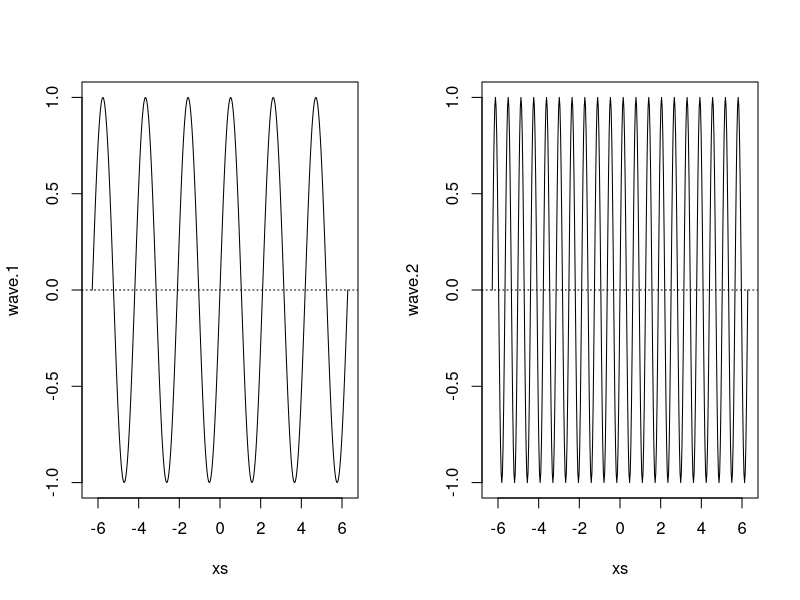
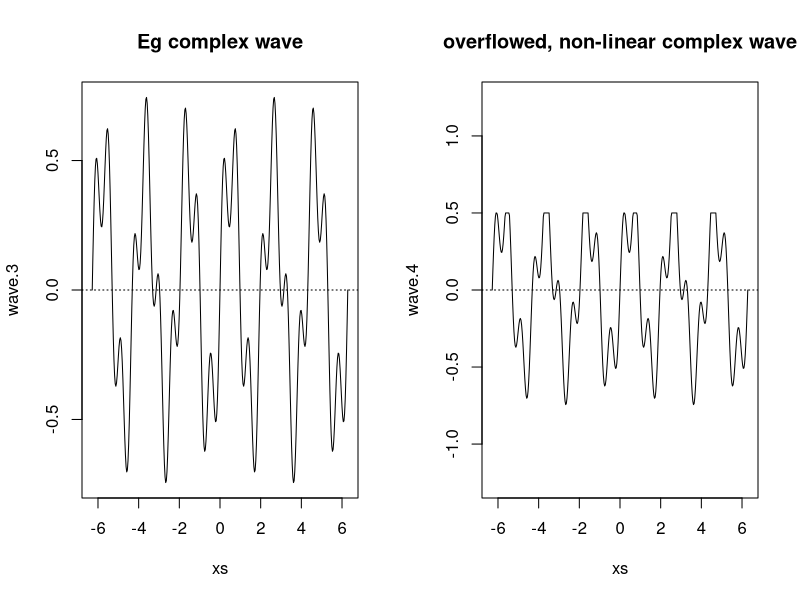
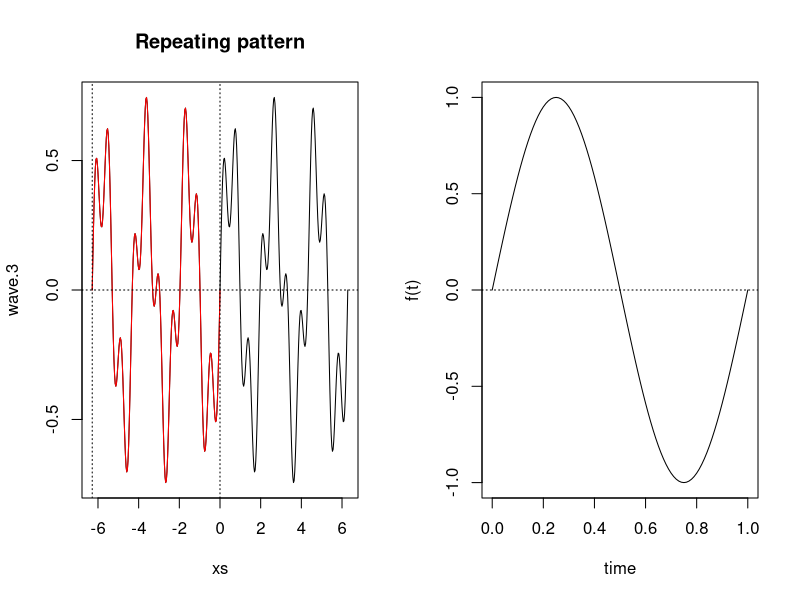
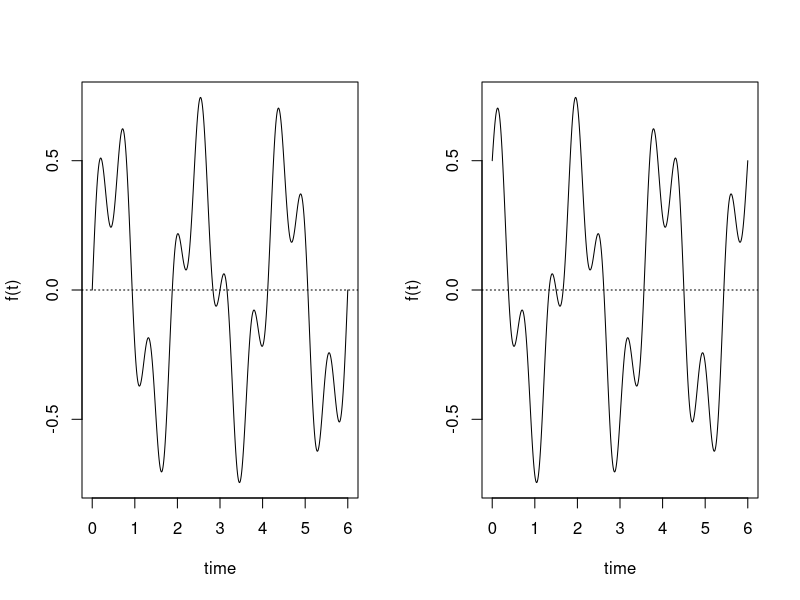
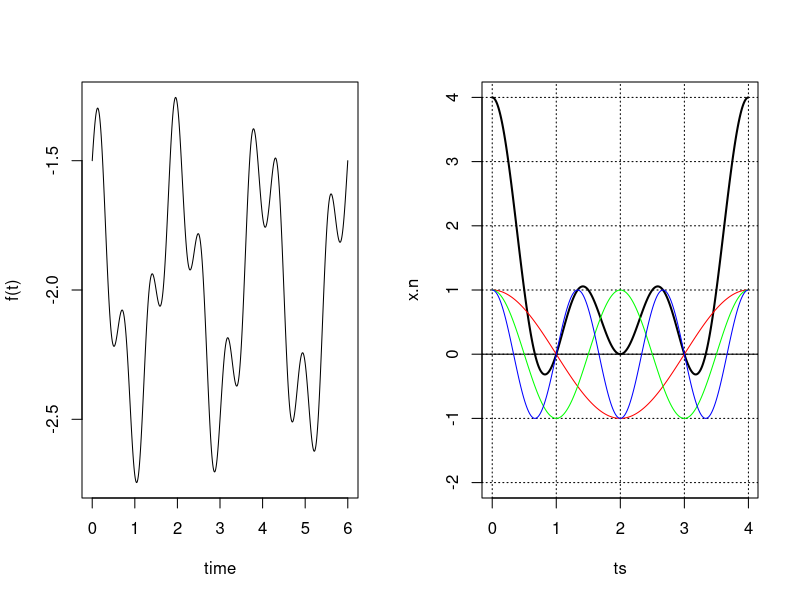
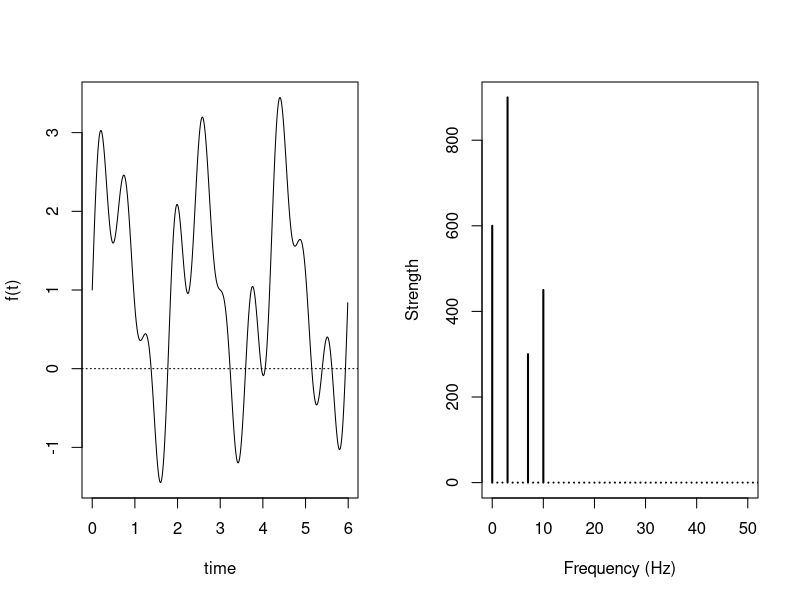
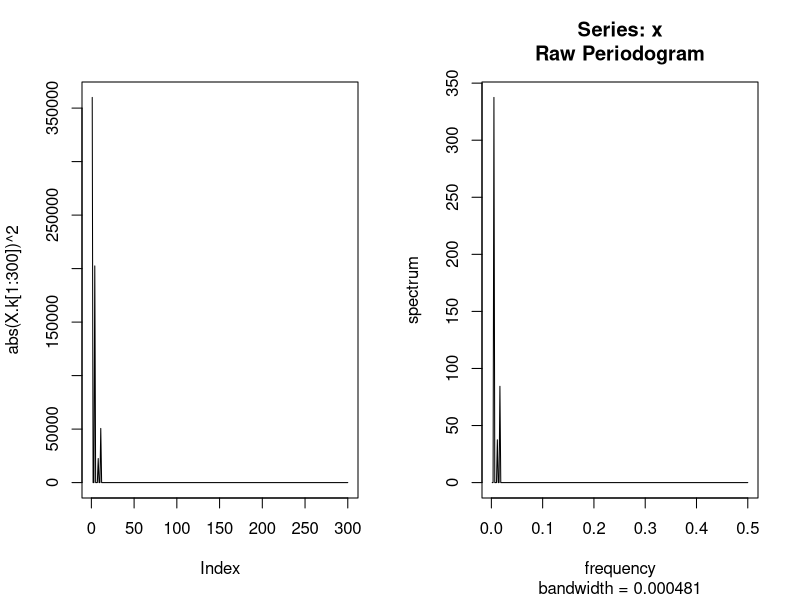
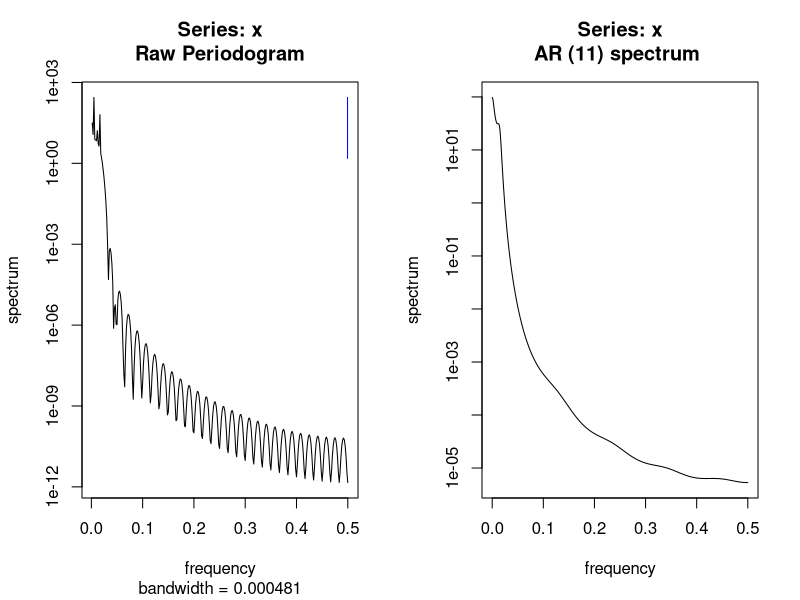

Recreate these plots in R, in order.
## ---- chunk 1
setwd("~/R/workspace/plant/script/exercise")

xs <- seq(-2*pi,2*pi,pi/100)
wave.1 <- sin(3*xs)
wave.2 <- sin(10*xs)
par(mfrow = c(1, 2))
plot(xs,wave.1,type="l",ylim=c(-1,1)); abline(h=0,lty=3)
plot(xs,wave.2,type="l",ylim=c(-1,1)); abline(h=0,lty=3)
## ---- chunk 2
wave.3 <- 0.5 * wave.1 + 0.25 * wave.2
plot(xs,wave.3,type="l"); title("Eg complex wave"); abline(h=0,lty=3)
## ---- chunk 3
wave.4 <- wave.3
wave.4[wave.3>0.5] <- 0.5
plot(xs,wave.4,type="l",ylim=c(-1.25,1.25)); title("overflowed, non-linear complex wave"); abline(h=0,lty=3)
## ---- chunk 4
repeat.xs     <- seq(-2*pi,0,pi/100)
wave.3.repeat <- 0.5*sin(3*repeat.xs) + 0.25*sin(10*repeat.xs)
plot(xs,wave.3,type="l"); title("Repeating pattern")
points(repeat.xs,wave.3.repeat,type="l",col="red"); abline(h=0,v=c(-2*pi,0),lty=3)
## ---- chunk 5
plot.fourier <- function(fourier.series, f.0, ts) {
  w <- 2*pi*f.0
  trajectory <- sapply(ts, function(t) fourier.series(t,w))
  plot(ts, trajectory, type="l", xlab="time", ylab="f(t)"); abline(h=0,lty=3)
}

# An eg
plot.fourier(function(t,w) {sin(w*t)}, 1, ts=seq(0,1,1/100)) 
## ---- chunk 6
acq.freq <- 100                    # data acquisition frequency (Hz)
time     <- 6                      # measuring time interval (seconds)
ts       <- seq(0,time,1/acq.freq) # vector of sampling time-points (s) 
f.0      <- 1/time                 # fundamental frequency (Hz)

dc.component       <- 0
component.freqs    <- c(3,10)      # frequency of signal components (Hz)
component.delay    <- c(0,0)       # delay of signal components (radians)
component.strength <- c(.5,.25)    # strength of signal components

f <- function(t,w) { 
  dc.component + 
  sum( component.strength * sin(component.freqs*w*t + component.delay)) 
}

plot.fourier(f,f.0,ts)   
## ---- chunk 7
component.delay <- c(pi/2,0)       # delay of signal components (radians)
plot.fourier(f,f.0,ts)   
## ---- chunk 8
dc.component <- -2
plot.fourier(f,f.0,ts)  
## ---- chunk 9
library(stats)
fft(c(1,1,1,1)) / 4  # to normalize
## ---- chunk 10
fft(1:4) / 4
## ---- chunk 11
# cs is the vector of complex points to convert
convert.fft <- function(cs, sample.rate=1) {
  cs <- cs / length(cs) # normalize

  distance.center <- function(c)signif( Mod(c),        4)
  angle           <- function(c)signif( 180*Arg(c)/pi, 3)
  
  df <- data.frame(cycle    = 0:(length(cs)-1),
                   freq     = 0:(length(cs)-1) * sample.rate / length(cs),
                   strength = sapply(cs, distance.center),
                   delay    = sapply(cs, angle))
  df
}

convert.fft(fft(1:4))
## ---- chunk 12
# returns the x.n time series for a given time sequence (ts) and
# a vector with the amount of frequencies k in the signal (X.k)
get.trajectory <- function(X.k,ts,acq.freq) {
  
  N   <- length(ts)
  i   <- complex(real = 0, imaginary = 1)
  x.n <- rep(0,N)           # create vector to keep the trajectory
  ks  <- 0:(length(X.k)-1)
  
  for(n in 0:(N-1)) {       # compute each time point x_n based on freqs X.k
    x.n[n+1] <- sum(X.k * exp(i*2*pi*ks*n/N)) / N
  }
  
  x.n * acq.freq 
}
## ---- chunk 13
plot.frequency.spectrum <- function(X.k, xlimits=c(0,length(X.k))) {
  plot.data  <- cbind(0:(length(X.k)-1), Mod(X.k))

  # TODO: why this scaling is necessary?
  plot.data[2:length(X.k),2] <- 2*plot.data[2:length(X.k),2] 
  
  plot(plot.data, t="h", lwd=2, main="", 
       xlab="Frequency (Hz)", ylab="Strength", 
       xlim=xlimits, ylim=c(0,max(Mod(plot.data[,2]))))
}

# Plot the i-th harmonic
# Xk: the frequencies computed by the FFt
#  i: which harmonic
# ts: the sampling time points
# acq.freq: the acquisition rate
plot.harmonic <- function(Xk, i, ts, acq.freq, color="red") {
  Xk.h <- rep(0,length(Xk))
  Xk.h[i+1] <- Xk[i+1] # i-th harmonic
  harmonic.trajectory <- get.trajectory(Xk.h, ts, acq.freq=acq.freq)
  points(ts, harmonic.trajectory, type="l", col=color)
}
## ---- chunk 14
X.k <- fft(c(4,0,0,0))                   # get amount of each frequency k

time     <- 4                            # measuring time interval (seconds)
acq.freq <- 100                          # data acquisition frequency (Hz)
ts  <- seq(0,time-1/acq.freq,1/acq.freq) # vector of sampling time-points (s) 

x.n <- get.trajectory(X.k,ts,acq.freq)   # create time wave

plot(ts,x.n,type="l",ylim=c(-2,4),lwd=2)
abline(v=0:time,h=-2:4,lty=3); abline(h=0)

plot.harmonic(X.k,1,ts,acq.freq,"red")
plot.harmonic(X.k,2,ts,acq.freq,"green")
plot.harmonic(X.k,3,ts,acq.freq,"blue")
## ---- chunk 15
acq.freq <- 100                    # data acquisition (sample) frequency (Hz)
time     <- 6                      # measuring time interval (seconds)
ts       <- seq(0, time-1/acq.freq, 1/acq.freq) # vector of sampling time-points (s) 
f.0 <- 1/time

dc.component <- 1
component.freqs <- c(3,7,10)        # frequency of signal components (Hz)
component.delay <- c(0,0,0)         # delay of signal components (radians)
component.strength <- c(1.5,.5,.75) # strength of signal components

f   <- function(t,w) { 
  dc.component + 
  sum( component.strength * sin(component.freqs*w*t + component.delay)) 
}

plot.fourier(f,f.0,ts=ts)
## ---- chunk 16
w <- 2*pi*f.0
trajectory <- sapply(ts, function(t) f(t,w))
head(trajectory, n=30)
## ---- chunk 17
X.k <- fft(trajectory)                   # find all harmonics with fft()
plot.frequency.spectrum(X.k, xlimits=c(0,acq.freq/2))
## ---- chunk 18
plot(abs(X.k[1:300])^2, type="l")
## ---- chunk 19
spectrum(trajectory, method = "pgram", taper=0, fast=FALSE, detrend=FALSE, log="no")
## ---- chunk 20
spectrum(trajectory)
## ---- chunk 21
spectrum(trajectory, method = "ar")
## ---- chunk 22
x.n <- get.trajectory(X.k, ts, acq.freq) / acq.freq  # TODO: why the scaling?
plot(ts,x.n, type="l"); abline(h=0,lty=3)
points(ts,trajectory,col="red",type="l") # compare with original
